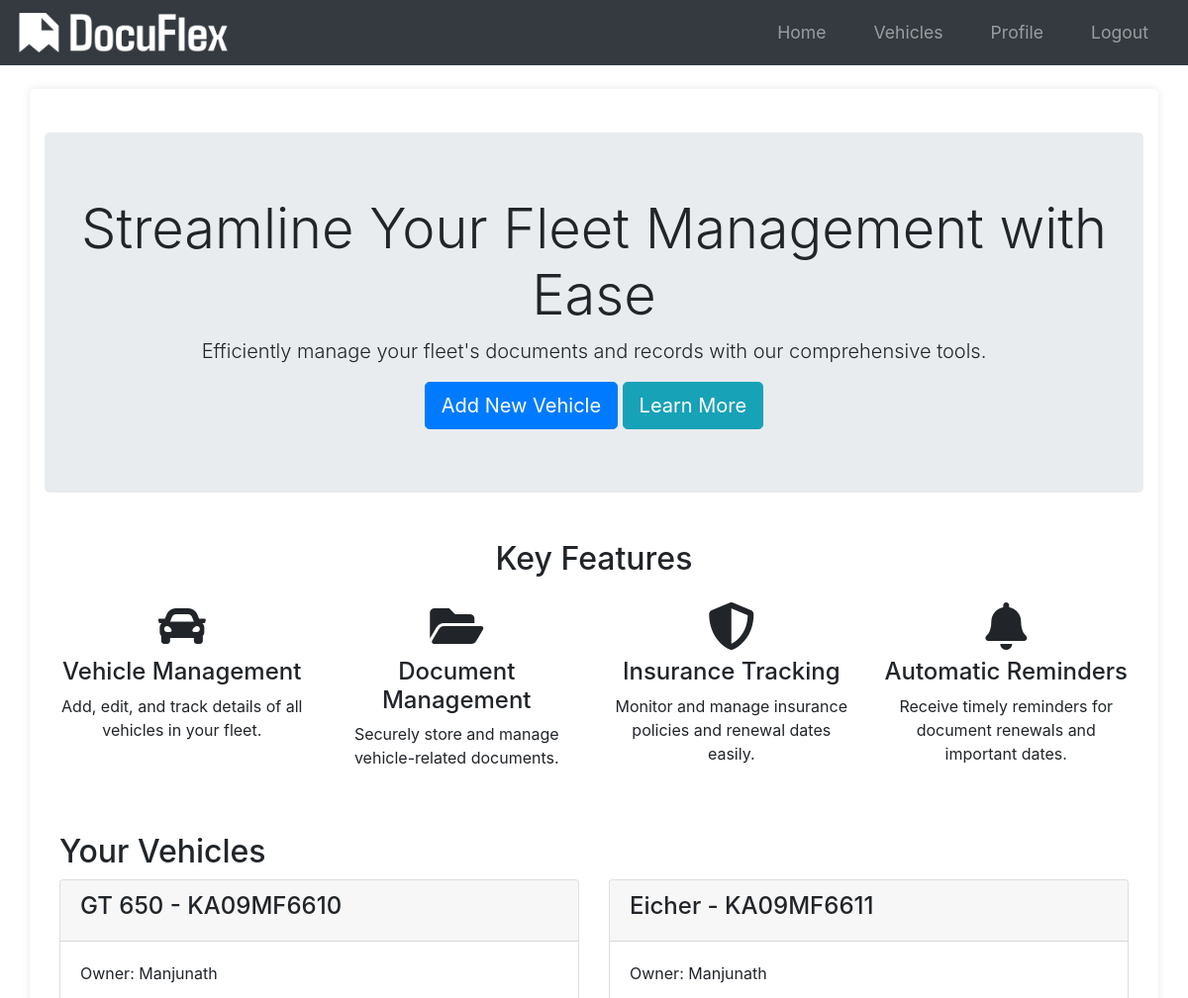
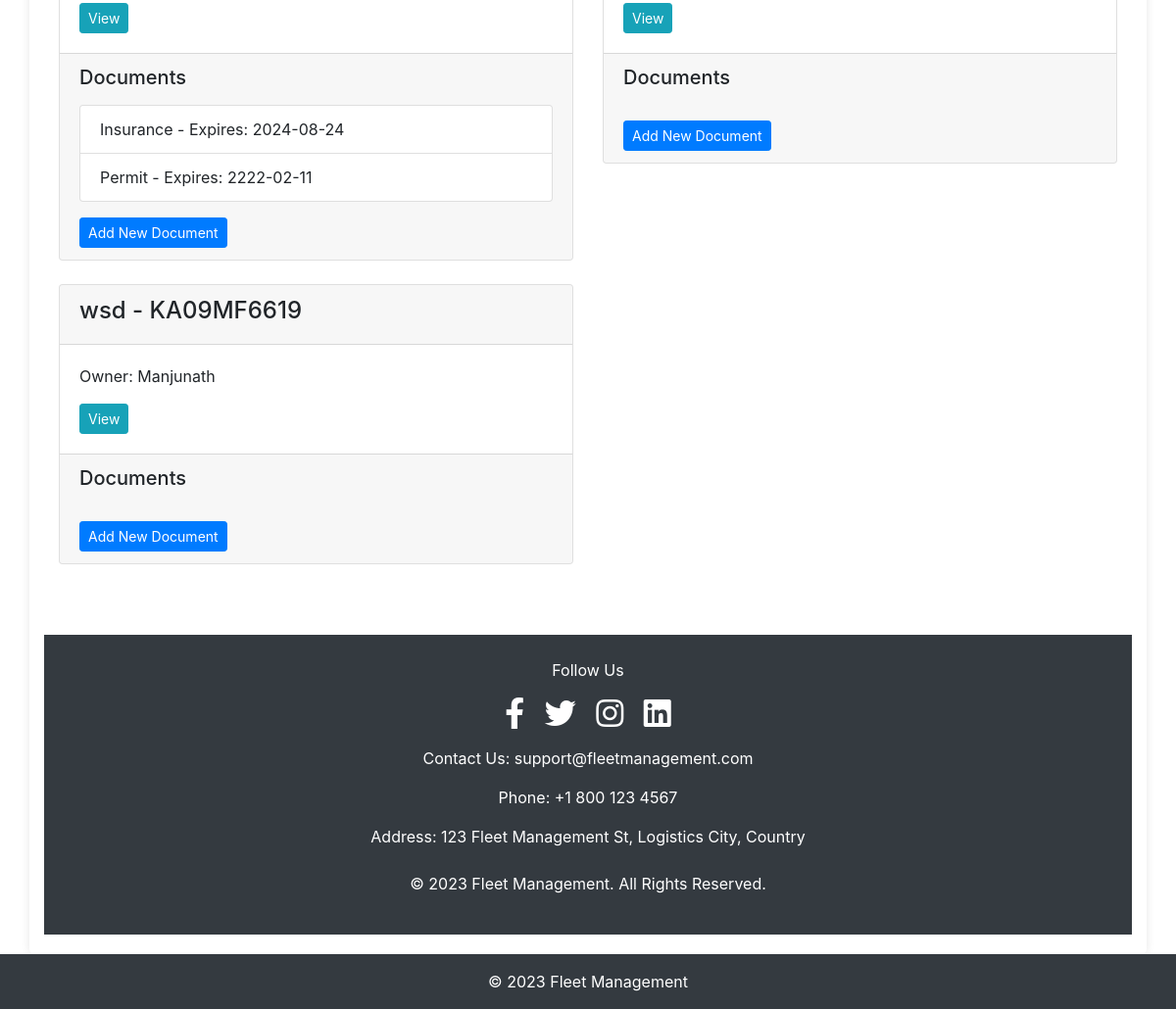
Screenshot of /home (signed in) with the database file from the repository (2 pictures, top to bottom).
### app/models.py (models this page shows)
class Vehicle(db.Model):
    id = db.Column(db.Integer, primary_key=True)
    name = db.Column(db.String(100), nullable=False)
    vehicle_number = db.Column(db.String(100), unique=True, nullable=False)
    user_id = db.Column(db.Integer, db.ForeignKey("user.id"), nullable=False)
    documents = db.relationship(
        "Document", backref="vehicle", lazy=True, cascade="all, delete-orphan"
    )

class User(db.Model, UserMixin):
    id = db.Column(db.Integer, primary_key=True)
    username = db.Column(db.String(20), unique=True, nullable=False)
    email = db.Column(db.String(120), unique=True, nullable=False)
    phone = db.Column(db.String(20), nullable=True)  # Add phone field
    image_file = db.Column(db.String(20), nullable=False, default="default.jpg")
    password = db.Column(db.String(60), nullable=False)
    vehicles = db.relationship("Vehicle", backref="owner", lazy=True)

class Document(db.Model):
    id = db.Column(db.Integer, primary_key=True)
    document_type = db.Column(db.String(50), nullable=False)
    serial_number = db.Column(db.String(100), nullable=False)
    start_date = db.Column(db.DateTime, nullable=False)
    end_date = db.Column(db.DateTime, nullable=False)
    date_posted = db.Column(db.DateTime, nullable=False, default=datetime.utcnow)
    vehicle_id = db.Column(
        db.Integer,
        db.ForeignKey("vehicle.id", ondelete="CASCADE"),
        nullable=False,
        index=True,
    )
    additional_info = db.Column(db.Text, nullable=True)

### app/routes.py (the view)
@main.route("/home")
@login_required
def home():
    vehicles = Vehicle.query.filter_by(owner=current_user).all()
    return render_template("home.html", vehicles=vehicles)

### app/__init__.py (called while the page is built)
def create_app(config_class=Config):
    app = Flask(__name__)
    app.config.from_object(config_class)
    db.init_app(app)
    bcrypt.init_app(app)
    login_manager.init_app(app)
    mail.init_app(app)
    migrate.init_app(app, db)
    login_manager.login_view = "main.login"
    login_manager.login_message_category = "info"
    from app.models import User
    @login_manager.user_loader
    def load_user(user_id):
        return User.query.get(int(user_id))
    from app.routes import main as main_blueprint
    app.register_blueprint(main_blueprint)
    scheduler = BackgroundScheduler()
    scheduler.add_job(check_document_expirations, "interval", hours=24)
    scheduler.start()
    return app

### app/templates/home.html (shortened to what this page needs)
{% extends "base.html" %}
{% block content %}
<div class="jumbotron text-center mt-4">
    <h1 class="display-4">Streamline Your Fleet Management with Ease</h1>
    <p class="lead">Efficiently manage your fleet's documents and records with our comprehensive tools.</p>
    {% if current_user.is_authenticated %}
        <a class="btn btn-primary btn-lg" href="{{ url_for('main.new_vehicle') }}" role="button">Add New Vehicle</a>
        <a class="btn btn-info btn-lg" href="{{ url_for('main.learn_more') }}" role="button">Learn More</a>
    {% else %}
        <a class="btn btn-primary btn-lg" href="{{ url_for('main.register') }}" role="button">Get Started</a>
        <a class="btn btn-secondary btn-lg" href="{{ url_for('main.login') }}" role="button">Login</a>
    {% endif %}
</div>
<div class="container mt-5">
    <h2 class="text-center">Key Features</h2>
    <div class="row mt-4">
        <div class="col-md-3 text-center">
            <i class="fas fa-car fa-3x mb-2"></i>
            <h4>Vehicle Management</h4>
            <p>Add, edit, and track details of all vehicles in your fleet.</p>
        </div>
        <div class="col-md-3 text-center">
            <i class="fas fa-folder-open fa-3x mb-2"></i>
            <h4>Document Management</h4>
            <p>Securely store and manage vehicle-related documents.</p>
        </div>
        <div class="col-md-3 text-center">
            <i class="fas fa-shield-alt fa-3x mb-2"></i>
            <h4>Insurance Tracking</h4>
            <p>Monitor and manage insurance policies and renewal dates easily.</p>
        </div>
        <div class="col-md-3 text-center">
            <i class="fas fa-bell fa-3x mb-2"></i>
            <h4>Automatic Reminders</h4>
            <p>Receive timely reminders for document renewals and important dates.</p>
        </div>
    </div>
</div>
{% if current_user.is_authenticated %}
    <div class="container mt-5">
        <h2>Your Vehicles</h2>
        <div class="row">
            {% for vehicle in vehicles %}
            <div class="col-lg-6 mb-4">
                <div class="card">
                    <div class="card-header">
                        <h4>{{ vehicle.name }} - {{ vehicle.vehicle_number }}</h4>
                    </div>
                    <div class="card-body">
                        <p class="card-text">Owner: {{ vehicle.owner.username }}</p>
                        <a href="{{ url_for('main.view_vehicle', vehicle_id=vehicle.id) }}" class="btn btn-info btn-sm">View</a>
                    </div>
                    <div class="card-footer">
                        <h5 class="mb-3">Documents</h5>
                        <ul class="list-group">
                            {% for document in vehicle.documents %}
                            <li class="list-group-item d-flex justify-content-between align-items-center">
                                {{ document.document_type }} - Expires: {{ document.end_date.strftime('%Y-%m-%d') }}
                            </li>
                            {% endfor %}
                        </ul>
                        <a href="{{ url_for('main.add_document', vehicle_id=vehicle.id) }}" class="btn btn-primary btn-sm mt-3">Add New Document</a>
                    </div>
                </div>
            </div>
            {% endfor %}
        </div>
    </div>
{% endif %}
<footer class="footer bg-dark text-white mt-5 py-4">
    <div class="container text-center">
        <p>Follow Us</p>
        <a href="https://www.facebook.com" target="_blank" class="text-white mx-2"><i class="fab fa-facebook-f fa-2x"></i></a>
        <a href="https://www.twitter.com" target="_blank" class="text-white mx-2"><i class="fab fa-twitter fa-2x"></i></a>
        <a href="https://www.instagram.com" target="_blank" class="text-white mx-2"><i class="fab fa-instagram fa-2x"></i></a>
        <a href="https://www.linkedin.com" target="_blank" class="text-white mx-2"><i class="fab fa-linkedin fa-2x"></i></a>
        <div class="mt-3">
            <p>Contact Us: <a href="mailto:support@fleetmanagement.com" class="text-white">support@fleetmanagement.com</a></p>
            <p>Phone: +1 800 123 4567</p>
            <p>Address: 123 Fleet Management St, Logistics City, Country</p>
        </div>
        <p class="mt-4">&copy; 2023 Fleet Management. All Rights Reserved.</p>
    </div>
</footer>
{% endblock %}

### app/static/styles.css (style rules this page uses)
body { font-family: Arial, sans-serif; margin: 0; padding: 0; background-color: #f4f4f4; }
.container { width: 80%; margin: 0 auto; }
.btn-primary { display: inline-block; background-color: #5cb85c; color: #fff; padding: 10px 20px; border: none; border-radius: 5px; cursor: pointer; text-decoration: none; }
body { font-family: Arial, sans-serif; margin: 0; padding: 0; }
.btn-primary { display: inline-block; padding: 0.75rem 1.25rem; border: none; border-radius: 4px; background-color: #007bff; color: #fff; text-align: center; cursor: pointer; }

### app/templates/base.html (style rules this page uses)
html, body { height: 100%; margin: 0; display: flex; flex-direction: column; }
.container { flex: 1; }
.footer { background-color: #343a40; color: white; }

### rows the page displays
Vehicle: name "GT 650", vehicle_number "KA09MF6610", owner.username "Manjunath"
Document: document_type "Insurance", end_date "2024-08-24"
Document: document_type "Permit", end_date "2222-02-11"
Vehicle: name "Eicher", vehicle_number "KA09MF6611", owner.username "Manjunath"
Vehicle: name "wsd", vehicle_number "KA09MF6619", owner.username "Manjunath"
